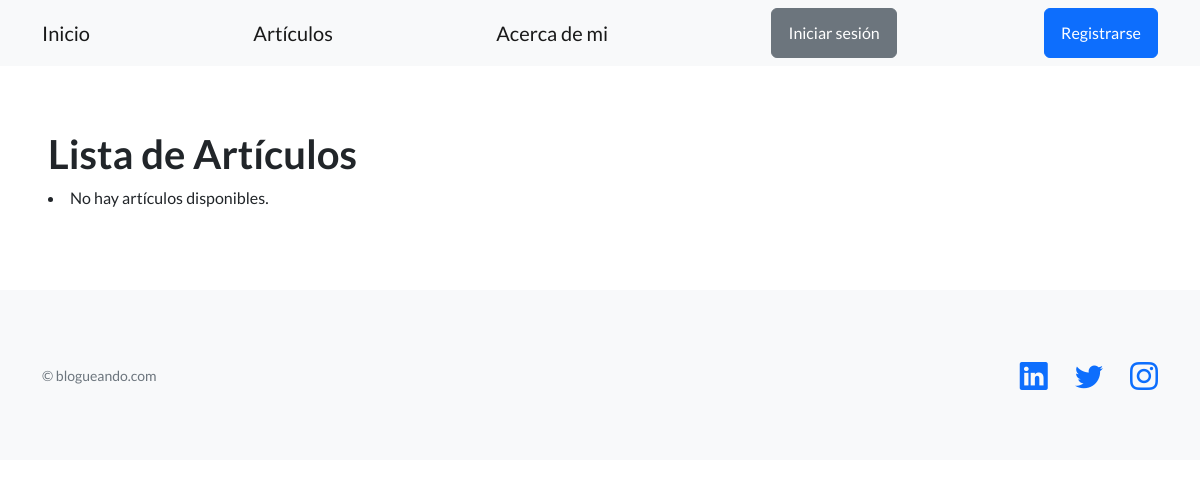
Before: /blogs/article_list/ with the older database file.
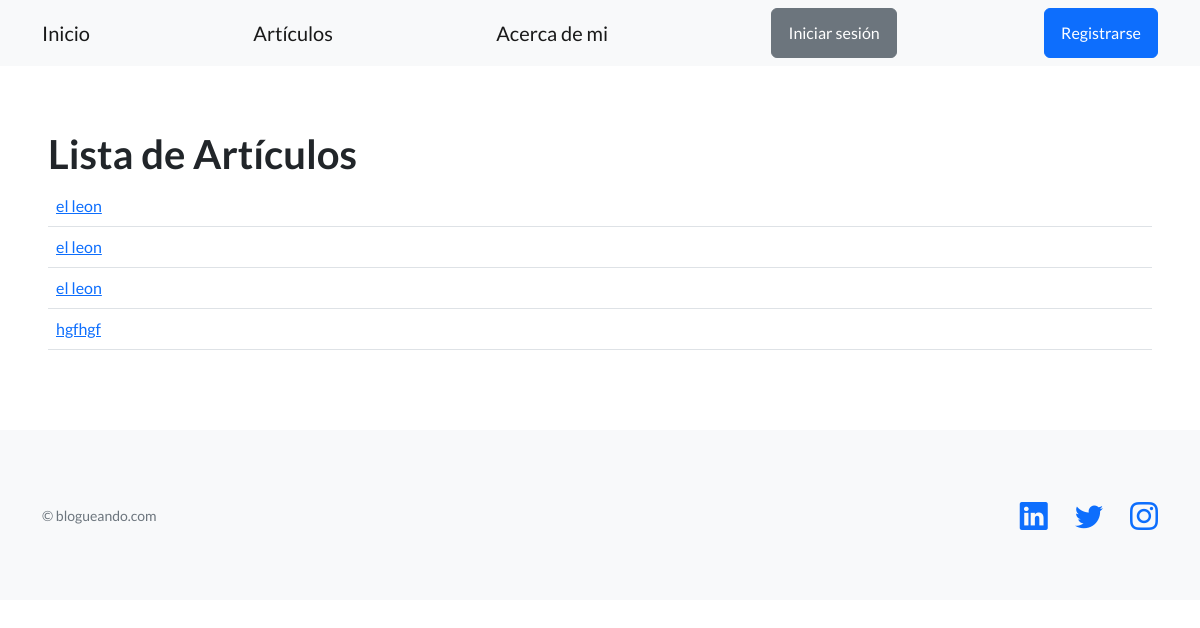
After: the same page with the newer database file.
### blog/models.py (models this page shows, shortened)
class Articulo(models.Model):
    titulo = models.CharField(max_length=200)
    subtitulo = models.CharField(max_length=200)
    cuerpo = models.TextField()
    autor = models.ForeignKey(User, on_delete=models.CASCADE)
    fecha = models.DateTimeField(auto_now_add=True)
    imagen = models.ImageField(upload_to='articulos/', null=True, blank=True)

### blog/views.py (the view)
# urls.py: path('article_list/', article_list, name='article_list'),
def article_list(request):
    articles = Articulo.objects.all()
    return render(request, 'blog/article_list.html', {'articles': articles})

### blog/templates/blog/article_list.html (shortened to what this page needs)
{% extends 'base.html' %}
{% block contenido %}
    <h1>Lista de Artículos</h1>
    <table class="table">
        <tbody>
                {% for article in articles %}
                    <tr>
                        <td><a href="{% url 'article_detail' article.id %}">{{ article.titulo }}</a></td>
                    </tr>
                {% empty %}
                    <li>No hay artículos disponibles.</li>
                {% endfor %}
        </tbody>
    </table>
{% endblock contenido %}

### templates_base/base.html (shortened to what this page needs)
{% load static %}
<!DOCTYPE html>
<html lang="en">
    <head>
        <link href="https://cdn.jsdelivr.net/npm/bootstrap-icons@1.5.0/font/bootstrap-icons.css" rel="stylesheet" type="text/css" />
        <link href="{% static 'css/styles.css' %}" rel="stylesheet" />
    </head>
    <body>
        <nav class="navbar navbar-light bg-light static-top">
            <div class="container">
                <a class="navbar-brand" href="{% url 'home' %}">Inicio</a>
                <a class="navbar-brand" href="{% url 'article_list' %}">Artículos</a>
                <a class="navbar-brand" href="{% url 'about' %}">Acerca de mi</a>
                {% if user.is_authenticated %}
                    <a class="navbar-brand" href="{% url 'create_article' %}">Crear articulo</a>
                    <a class="navbar-brand" href="{% url 'profile' %}">Perfil</a>
                    <a class="btn btn-danger"href="{% url 'logout' %}">Cerrar sesión</a>
                {% else %}
                    <a class="btn btn-secondary" href="{% url 'login' %}">Iniciar sesión</a>
                    <a class="btn btn-primary" href="{% url 'signup' %}">Registrarse</a>
                {% endif %}
            </div>
        </nav>
        <section style="padding: 4rem 3rem;">
            {% block contenido %}
            {% endblock contenido %}
        </section>
        <footer class="footer bg-light" display=" inline,">
            <div class="container">
                <div class="row">
                    <div class="col-lg-6 h-100 text-center text-lg-start my-auto">
                        <p class="text-muted small mb-4 mb-lg-0">&copy; blogueando.com</p>
                    </div>
                    <div class="col-lg-6 h-100 text-center text-lg-end my-auto">
                        <ul class="list-inline mb-0">
                            <li class="list-inline-item me-4">
                                <a href="https://www.linkedin.com/in/tomas-magnone/"><i class="bi bi-linkedin fs-3"></i></a>
                            </li>
                            <li class="list-inline-item me-4">
                                <a href="https://twitter.com/home"><i class="bi-twitter fs-3"></i></a>
                            </li>
                            <li class="list-inline-item">
                                <a href="https://www.instagram.com/"><i class="bi-instagram fs-3"></i></a>
                            </li>
                        </ul>
                    </div>
                </div>
            </div>
        </footer>
    </body>
</html>

Changed rows visible on the page:
added Articulo: titulo "el leon"
added Articulo: titulo "el leon"
added Articulo: titulo "el leon"
added Articulo: titulo "hgfhgf"
Other visible differences:
text no longer shown: "No hay artículos disponibles."
